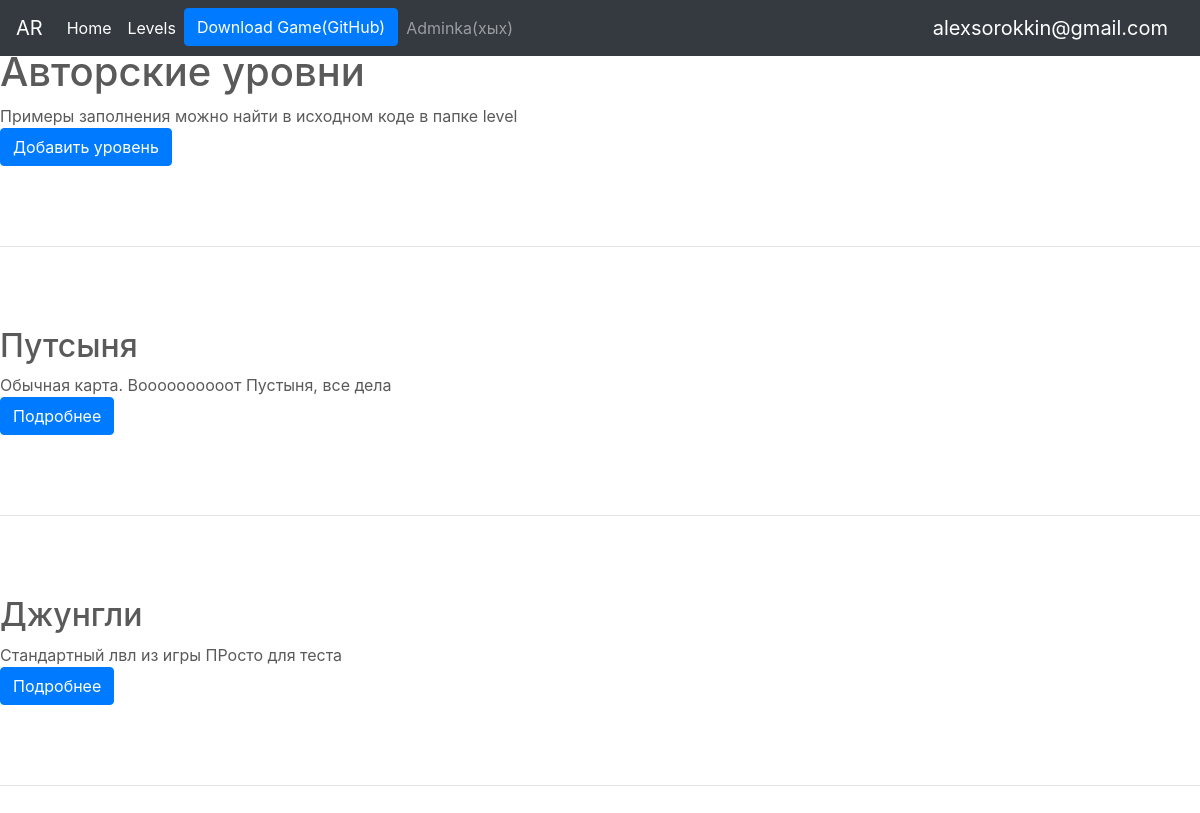
Screenshot of /levels (signed in) with the database file from the repository.
### tables this page shows
CREATE TABLE posts 
                            (id INTEGER PRIMARY KEY AUTOINCREMENT, 
                             title VARCHAR(100),
                             content VARCHAR(1000),
                             level_img VARCHAR(100),
                             level1 TEXT,
                             user_id INTEGER
                             );

### main.py (the view)
@app.route('/levels',  methods=['GET', 'POST'])
def get_news():
    news2 = news.get_all(session, tag)
    return render_template('levels.html', news=news2)

### main.py (called while the page is built)
    def get_all(self, user_id=None, set_up=None):
        cursor = self.connection.cursor()
        cursor.execute("SELECT * FROM posts")
        rows = cursor.fetchall()
        if set_up:
            rows = sorted(rows, key=bySlovo)
        return rows

### templates/levels.html
{% extends "base1.html" %}
{% block content %}
<body>
<h1>Авторские уровни</h1>
<div>Примеры заполнения можно найти в исходном коде в папке level</div>
<a class="btn btn-primary" href="/add_post" role="button">Добавить уровень</a>
<hr class="featurette-divider">
    {% for item in news %}
        <h2>{{item[1]}}</h2>
        <div>{{item[2]}}</div>
        <a class="btn btn-primary" href="/levels/{{item[0]}}" role="button">Подробнее</a>
    <hr class="featurette-divider">
    {% endfor %}
</body>
{% endblock %}

### static/carousel.css (style rules this page uses)
body { padding-top: 3rem; padding-bottom: 3rem; color: #5a5a5a; }
.featurette-divider { margin: 5rem 0; }

### rows the page displays
posts: title "Путсыня", content "Обычная карта. Воооооооооот Пустыня, все дела"
posts: title "Джунгли", content "Стандартный лвл из игры ПРосто для теста"

### other values shown
{{ session['username'] }} "alexsorokkin@gmail.com"
